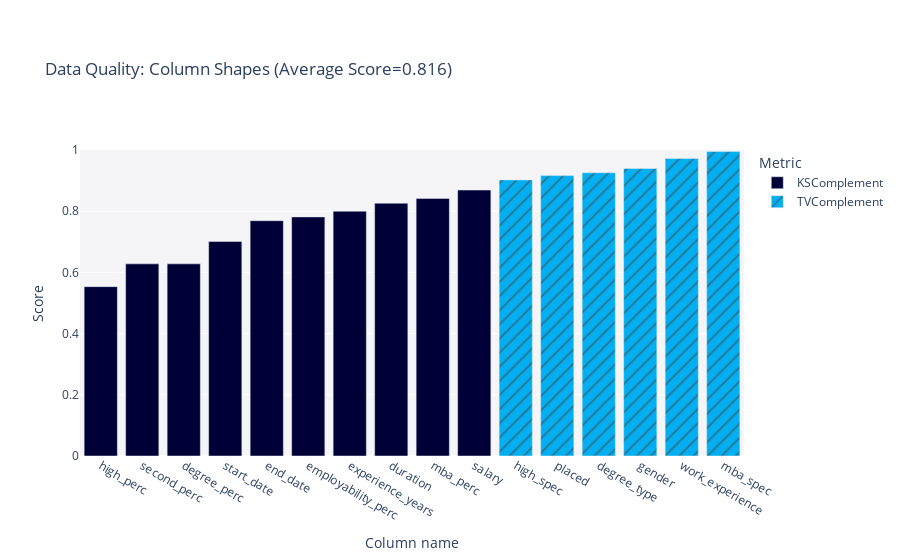

Notebook cell for this chart:
### Code cell
column_shapes.get_visualization()

### Figure 1 — Plotly figure (JSON) as saved in the notebook; plotly's stock layout.template omitted (floating-point values rounded to 4 significant figures)
{"data": [{"alignmentgroup": "True", "customdata": [["KSComplement"], ["KSComplement"], ["KSComplement"], ["KSComplement"], ["KSComplement"], ["KSComplement"], ["KSComplement"], ["KSComplement"], ["KSComplement"], ["KSComplement"]], "hovertemplate": "<b>%{hovertext}</b><br><br>Metric=%{customdata[0]}<br>Score=%{y}<extra></extra>", "hovertext": ["start_date", "end_date", "salary", "duration", "high_perc", "second_perc", "degree_perc", "experience_years", "employability_perc", "mba_perc"], "legendgroup": "KSComplement", "marker": {"color": "#000036", "pattern": {"shape": ""}}, "name": "KSComplement", "offsetgroup": "KSComplement", "orientation": "v", "showlegend": true, "textposition": "auto", "type": "bar", "x": ["start_date", "end_date", "salary", "duration", "high_perc", "second_perc", "degree_perc", "experience_years", "employability_perc", "mba_perc"], "xaxis": "x", "y": [0.7011, 0.7689, 0.8692, 0.8261, 0.5535, 0.6279, 0.6279, 0.8, 0.7814, 0.8419], "yaxis": "y"}, {"alignmentgroup": "True", "customdata": [["TVComplement"], ["TVComplement"], ["TVComplement"], ["TVComplement"], ["TVComplement"], ["TVComplement"]], "hovertemplate": "<b>%{hovertext}</b><br><br>Metric=%{customdata[0]}<br>Score=%{y}<extra></extra>", "hovertext": ["high_spec", "mba_spec", "gender", "placed", "work_experience", "degree_type"], "legendgroup": "TVComplement", "marker": {"color": "#03AFF1", "pattern": {"shape": "/"}}, "name": "TVComplement", "offsetgroup": "TVComplement", "orientation": "v", "showlegend": true, "textposition": "auto", "type": "bar", "x": ["high_spec", "mba_spec", "gender", "placed", "work_experience", "degree_type"], "xaxis": "x", "y": [0.9023, 0.9953, 0.9395, 0.9163, 0.9721, 0.9256], "yaxis": "y"}], "layout": {"barmode": "relative", "legend": {"title": {"text": "Metric"}, "tracegroupgap": 0}, "margin": {"t": 150}, "plot_bgcolor": "#F5F5F8", "title": {"text": "Data Quality: Column Shapes (Average Score=0.816)"}, "xaxis": {"anchor": "y", "categoryorder": "total ascending", "domain": [0, 1], "title": {"text": "Column name"}}, "yaxis": {"anchor": "x", "domain": [0, 1], "range": [0, 1], "title": {"text": "Score"}}}}
